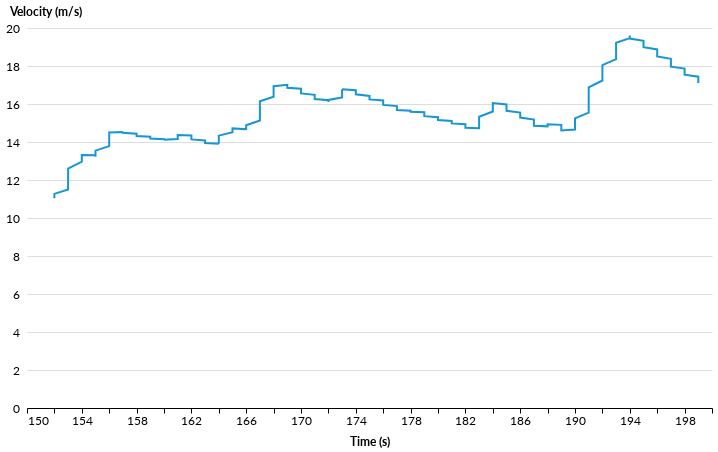

The cell this chart's notebook holds for it:
### Code cell
graph_attribute("speed", masked, 5)

### Figure 1 — Vega-Lite specification as saved in the notebook (floating-point values rounded to 4 significant figures; data arrays with more than 128 entries replaced by an {"elided": "..."} marker saying what was removed)
{"width": 685, "height": 380, "config": {"title": {"anchor": "start", "fontSize": 18, "font": "Lato", "fontColor": "#000000"}, "axisX": {"domain": true, "domainColor": "#000000", "domainWidth": 1, "grid": false, "labelFontSize": 12, "labelFont": "Lato", "labelAngle": 0, "tickColor": "#000000", "tickSize": 5, "titleFontSize": 12, "titlePadding": 10, "titleFont": "Lato", "title": ""}, "axisY": {"domain": false, "grid": true, "gridColor": "#DEDDDD", "gridWidth": 1, "labelFontSize": 12, "labelFont": "Lato", "labelPadding": 8, "ticks": false, "titleFontSize": 12, "titlePadding": 10, "titleFont": "Lato", "titleAngle": 0, "titleY": -10, "titleX": 18}, "background": "#FFFFFF", "legend": {"labelFontSize": 12, "labelFont": "Lato", "symbolSize": 100, "symbolType": "square", "titleFontSize": 12, "titlePadding": 10, "titleFont": "Lato", "title": "", "orient": "top-left", "offset": 0}, "view": {"stroke": "transparent"}, "range": {"category": ["#1696d2", "#d2d2d2", "#000000", "#fdbf11", "#ec008b", "#55b748", "#5c5859", "#db2b27"], "diverging": ["#cfe8f3", "#a2d4ec", "#73bfe2", "#46abdb", "#1696d2", "#12719e"]}, "area": {"fill": "#1696d2"}, "line": {"color": "#1696d2", "stroke": "#1696d2", "strokewidth": 5}, "trail": {"color": "#1696d2", "stroke": "#1696d2", "strokeWidth": 0, "size": 1}, "path": {"stroke": "#1696d2", "strokeWidth": 0.5}, "point": {"filled": true}, "text": {"font": "Lato", "color": "#1696d2", "fontSize": 11, "align": "right", "fontWeight": 400, "size": 11}, "bar": {"size": 40, "binSpacing": 1, "continuousBandSize": 30, "discreteBandSize": 30, "fill": "#1696d2", "stroke": false}}, "data": {"name": "data-19a1bef17bcf39b4634436753194444a"}, "mark": {"type": "line"}, "encoding": {"x": {"field": "time", "title": "Time (s)", "type": "quantitative"}, "y": {"field": "rolling", "title": "Velocity (m/s)", "type": "quantitative"}}, "$schema": "https://vega.github.io/schema/vega-lite/v5.16.3.json", "datasets": {"data-19a1bef17bcf39b4634436753194444a": {"elided": "208 records"}}}
